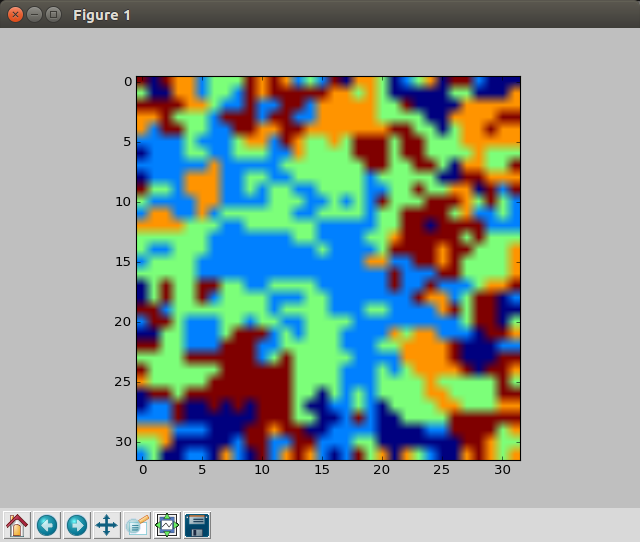

Reproduce this figure in Python.

#coding:utf-8
from PIL import Image
import matplotlib.pyplot as plt
import numpy as np

#--------------------------------------#
#地図生成プログラムです.
#以下のサイトを参考にしました.
#http://amagame.blog12.fc2.com/blog-entry-1989.html
#
#意外とそれっぽくはならなかった。
#中学生の時に作った時は凄いそれっぽかった(気がする).
#
#多分初期値の時点で、
#青:6割
#緑:3割
#灰:1割
#赤:少々
#みたいな事をしないといけない？
#--------------------------------------#


size = np.array([32, 32])  # マップのサイズです.動作が重い時は小さくしよう.

many = np.prod(size)
map_data = np.random.randint(5, size=many).reshape(size)
dire = [[0,1],[-1,0],[0,-1],[1,0]]

try:
  while True:
    for iy in range(1, size[1]-1):
      for ix in range(1, size[0]-1):
        np.random.shuffle(dire)
        dy, dx =dire[0]
        map_data[iy, ix] = color = map_data[iy+dy, ix+dx]
        for d in dire:
          dy, dx = d
          if not map_data[iy+dy, ix+dx] == color:
            break
        else:
          map_data[iy, ix] = color
    img_data = np.asarray(map_data)
    plt.imshow(img_data)
    plt.pause(0.01)

except KeyboardInterrupt:
  print("--------------------------------------------")
  print("keyboard interrupt. program finished  safety")
  print("--------------------------------------------")
